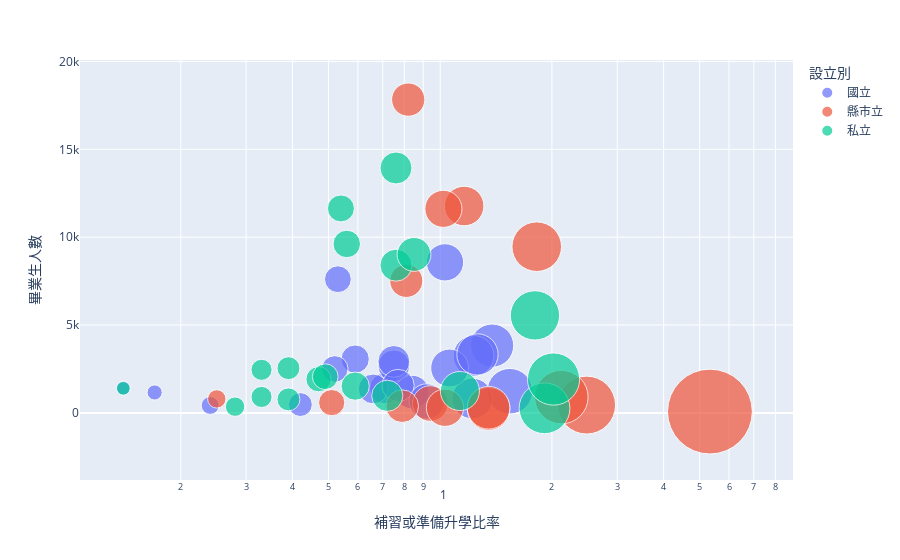

The notebook cell saved with this chart:
### Code cell
import plotly.express as px

fig = px.scatter(df, x="補習或準備升學比率", y="畢業生人數",
         size="補習或準備升學比率", color="設立別",
                 hover_name="學校所在地別", log_x=True, size_max=60)
fig.show()

### Figure 1 — Plotly figure (JSON) as saved in the notebook; plotly's stock layout.template omitted (floating-point values rounded to 4 significant figures)
{"data": [{"hovertemplate": "<b>%{hovertext}</b><br><br>設立別=國立<br>補習或準備升學比率=%{marker.size}<br>畢業生人數=%{y}<extra></extra>", "hovertext": ["新北市", "臺北市", "桃園市", "臺中市", "臺南市", "高雄市", "宜蘭縣", "新竹縣", "苗栗縣", "彰化縣", "南投縣", "雲林縣", "嘉義縣", "屏東縣", "臺東縣", "花蓮縣", "澎湖縣", "基隆市", "新竹市", "嘉義市", "金門縣", "連江縣"], "legendgroup": "國立", "marker": {"color": "#636efa", "size": [0.24, 1.54, 0.71, 0.66, 1.03, 1.38, 0.59, 0.14, 0.52, 0.53, 0.75, 0.75, 1.22, 1.23, 0.84, 0.77, 0.92, 0.17, 1.06, 1.26, 0.42, 0], "sizemode": "area", "sizeref": 0.001481, "symbol": "circle"}, "mode": "markers", "name": "國立", "orientation": "v", "showlegend": true, "type": "scatter", "x": [0.24, 1.54, 0.71, 0.66, 1.03, 1.38, 0.59, 0.14, 0.52, 0.53, 0.75, 0.75, 1.22, 1.23, 0.84, 0.77, 0.92, 0.17, 1.06, 1.26, 0.42, 0], "xaxis": "x", "y": [422, 1232, 1400, 1365, 8567, 3831, 3063, 1418, 2502, 7608, 2679, 2930, 819, 3244, 1186, 1561, 651, 1162, 2555, 3327, 474, 96], "yaxis": "y"}, {"hovertemplate": "<b>%{hovertext}</b><br><br>設立別=縣市立<br>補習或準備升學比率=%{marker.size}<br>畢業生人數=%{y}<extra></extra>", "hovertext": ["新北市", "臺北市", "桃園市", "臺中市", "臺南市", "高雄市", "宜蘭縣", "新竹縣", "苗栗縣", "彰化縣", "南投縣", "雲林縣", "嘉義縣", "屏東縣", "臺東縣", "花蓮縣", "澎湖縣", "基隆市", "新竹市", "嘉義市", "金門縣", "連江縣"], "legendgroup": "縣市立", "marker": {"color": "#EF553B", "size": [1.16, 0.82, 0.81, 1.02, 0.94, 1.82, 5.33, 2.48, 0, 0.25, 1.35, 0.79, 1.35, 0.51, 0, 0, 0, 1.03, 2.12, 0, 0, 0], "sizemode": "area", "sizeref": 0.001481, "symbol": "circle"}, "mode": "markers", "name": "縣市立", "orientation": "v", "showlegend": true, "type": "scatter", "x": [1.16, 0.82, 0.81, 1.02, 0.94, 1.82, 5.33, 2.48, 0, 0.25, 1.35, 0.79, 1.35, 0.51, 0, 0, 0, 1.03, 2.12, 0, 0, 0], "xaxis": "x", "y": [11774, 17831, 7512, 11614, 534, 9460, 75, 444, 544, 796, 223, 382, 296, 585, 22, 44, 0, 291, 898, 0, 0, 0], "yaxis": "y"}, {"hovertemplate": "<b>%{hovertext}</b><br><br>設立別=私立<br>補習或準備升學比率=%{marker.size}<br>畢業生人數=%{y}<extra></extra>", "hovertext": ["新北市", "臺北市", "桃園市", "臺中市", "臺南市", "高雄市", "宜蘭縣", "新竹縣", "苗栗縣", "彰化縣", "南投縣", "雲林縣", "嘉義縣", "屏東縣", "臺東縣", "花蓮縣", "澎湖縣", "基隆市", "新竹市", "嘉義市", "金門縣", "連江縣"], "legendgroup": "私立", "marker": {"color": "#00cc96", "size": [0.56, 0.76, 0.54, 0.76, 1.8, 0.85, 0.28, 0.47, 0.14, 0.39, 0.39, 0.49, 0.59, 1.13, 1.91, 0.72, 0, 0.33, 0.33, 2.02, 0, 0], "sizemode": "area", "sizeref": 0.001481, "symbol": "circle"}, "mode": "markers", "name": "私立", "orientation": "v", "showlegend": true, "type": "scatter", "x": [0.56, 0.76, 0.54, 0.76, 1.8, 0.85, 0.28, 0.47, 0.14, 0.39, 0.39, 0.49, 0.59, 1.13, 1.91, 0.72, 0, 0.33, 0.33, 2.02, 0, 0], "xaxis": "x", "y": [9616, 8405, 11638, 13940, 5549, 9019, 355, 1916, 1394, 2545, 767, 2061, 1522, 1244, 262, 974, 0, 907, 2451, 1927, 0, 0], "yaxis": "y"}], "layout": {"legend": {"itemsizing": "constant", "title": {"text": "設立別"}, "tracegroupgap": 0}, "margin": {"t": 60}, "xaxis": {"anchor": "y", "domain": [0, 1], "title": {"text": "補習或準備升學比率"}, "type": "log"}, "yaxis": {"anchor": "x", "domain": [0, 1], "title": {"text": "畢業生人數"}}}}
